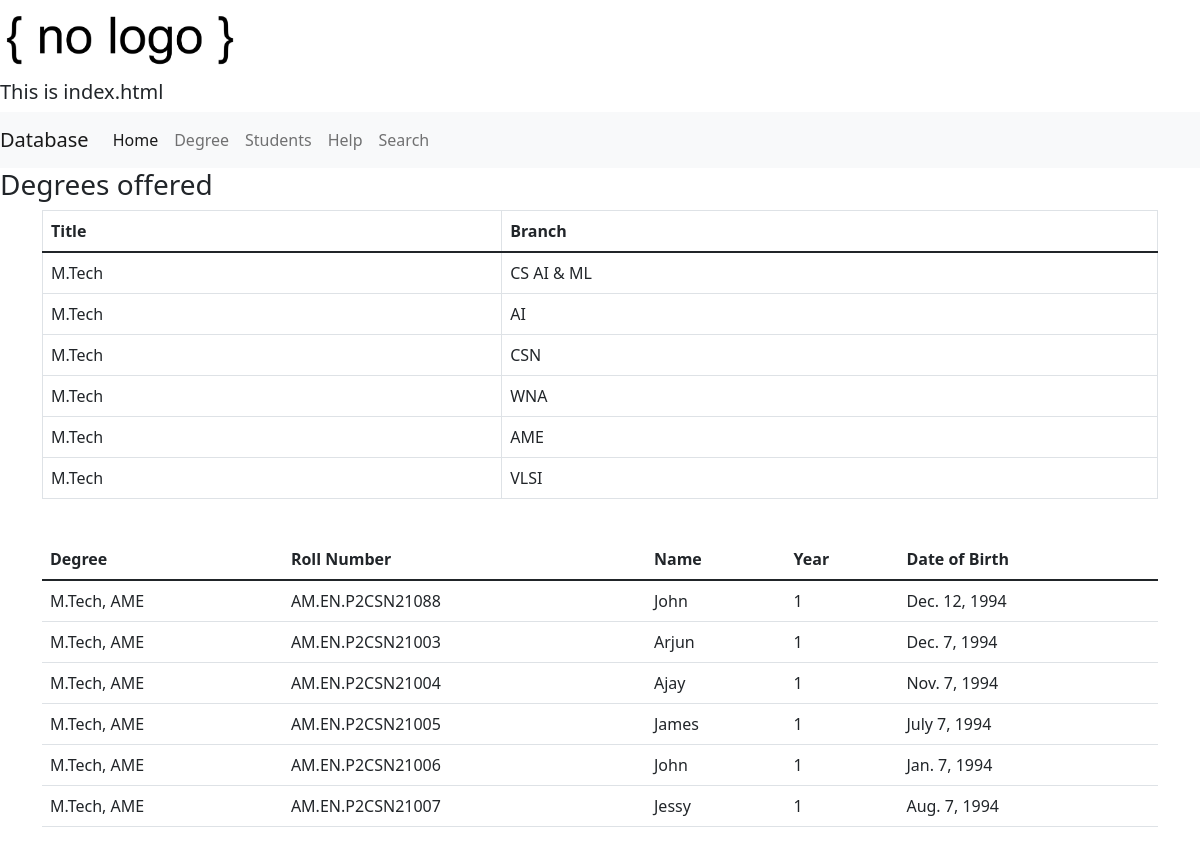
The page / on the database its author committed.
### forms_app/models.py (models this page shows, shortened)
class Degree(models.Model):
    title = models.CharField(max_length=20)
    branch = models.CharField(max_length=50)
    def __str__(self):
        return f"{self.title}, {self.branch}"

class Student(models.Model):
    roll_number = models.CharField(max_length=20)
    name = models.CharField(max_length=50)
    year = models.IntegerField(default=1)
    dob = models.DateField('date of birth')
    degree = models.ForeignKey(Degree, on_delete=models.CASCADE)

### forms_app/views.py (the view)
# urls.py: path('', views.index, name='index'),
def index(request) :    # 'request' name is convention. It can be some other name too.
    degree_values = Degree.objects.all()
    students_values = Student.objects.all()
    my_dict = {'degree_rows' : degree_values, 'students_rows' : students_values,}
    return render(request,'index.html',context=my_dict)

### templates/index.html (shortened to what this page needs)
<!DOCTYPE html>
{% load static %}
<html lang="en" dir="ltr">
  <head>
    <link href="https://cdn.jsdelivr.net/npm/bootstrap@5.1.3/dist/css/bootstrap.min.css" rel="stylesheet">
  </head>
  <header>
    <img src="{% static 'nologo.png' %}" alt="No Logo" style="width: 20%;">
    <h5>This is index.html</h5>
    <nav class="navbar navbar-expand-lg navbar-light bg-light">
      <a class="navbar-brand" href="#">Database</a>
      <div class="collapse navbar-collapse" id="navbarNavAltMarkup">
        <div class="navbar-nav">
          <a class="nav-item nav-link active" href="index.html">Home</a>
          <a class="nav-item nav-link" href="forms.html">Degree</a>
          <a class="nav-item nav-link" href="students.html">Students</a>
          <a class="nav-item nav-link" href="help.html">Help</a>
          <a class="nav-item nav-link" href="search.html">Search</a>
        </div>
      </div>
    </nav>
  </header>
  <body>
    <h3>Degrees offered</h3>
<div class="container">
    <table class="table table-bordered">
      <thead><tr>
        <th>Title</th>
        <th>Branch</th>
      </tr></thead>
      {% for r in degree_rows %}
        <tr>
          <td>{{ r.title }}</td>
          <td>{{ r.branch }}</td>
        </tr>
      {% endfor %}
    </table>
  </div>
  <div class="container">
    <table class="table">
    <thead><tr>
        <th>Degree</th>
        <th>Roll Number</th>
        <th>Name</th>
        <th>Year</th>
        <th>Date of Birth</th>
      </tr></thead>
        {% for r in students_rows %}
          <tr>
            <td>{{ r.degree }}</td>
            <td>{{ r.roll_number }}</td>
            <td>{{ r.name }}</td>
            <td>{{ r.year }}</td>
            <td>{{ r.dob }}</td>
          </tr>
        {% endfor %}
      </table>
    </div>
  </body>
</html>

### rows shown on the page
Degree: title "M.Tech", branch "CS AI & ML"
Degree: title "M.Tech", branch "AI"
Degree: title "M.Tech", branch "CSN"
Degree: title "M.Tech", branch "WNA"
Degree: title "M.Tech", branch "AME"
Degree: title "M.Tech", branch "VLSI"
Student: degree "M.Tech, AME", roll_number "AM.EN.P2CSN21088", name "John", year "1", dob "Dec. 12, 1994"
Student: degree "M.Tech, AME", roll_number "AM.EN.P2CSN21003", name "Arjun", year "1", dob "Dec. 7, 1994"
Student: degree "M.Tech, AME", roll_number "AM.EN.P2CSN21004", name "Ajay", year "1", dob "Nov. 7, 1994"
Student: degree "M.Tech, AME", roll_number "AM.EN.P2CSN21005", name "James", year "1", dob "July 7, 1994"
Student: degree "M.Tech, AME", roll_number "AM.EN.P2CSN21006", name "John", year "1", dob "Jan. 7, 1994"
Student: degree "M.Tech, AME", roll_number "AM.EN.P2CSN21007", name "Jessy", year "1", dob "Aug. 7, 1994"
